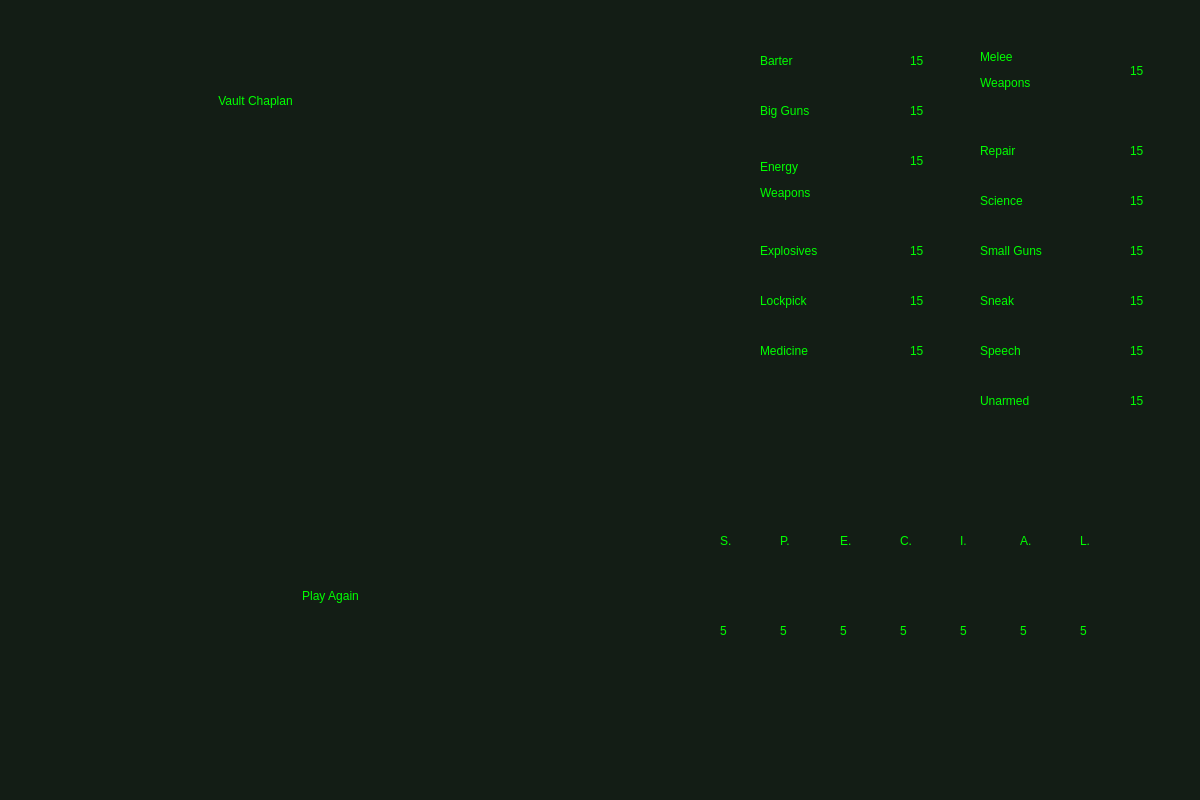
<?xml version="1.0" encoding="UTF-8"?>
<ui version="4.0">
 <class>MainWindow</class>
 <widget class="QMainWindow" name="MainWindow">
  <property name="geometry">
   <rect>
    <x>0</x>
    <y>0</y>
    <width>1200</width>
    <height>800</height>
   </rect>
  </property>
  <property name="windowTitle">
   <string>MainWindow</string>
  </property>
  <property name="styleSheet">
   <string notr="true">background-color: rgb(19, 29, 21);</string>
  </property>
  <widget class="QWidget" name="centralwidget">
   <widget class="QLabel" name="career">
    <property name="geometry">
     <rect>
      <x>20</x>
      <y>50</y>
      <width>471</width>
      <height>101</height>
     </rect>
    </property>
    <property name="styleSheet">
     <string notr="true">color: #00FF00;
font: 42pt &quot;Helvetica&quot;;</string>
    </property>
    <property name="text">
     <string>Vault Chaplan</string>
    </property>
    <property name="alignment">
     <set>Qt::AlignCenter</set>
    </property>
   </widget>
   <widget class="QLabel" name="image2">
    <property name="geometry">
     <rect>
      <x>520</x>
      <y>50</y>
      <width>131</width>
      <height>101</height>
     </rect>
    </property>
    <property name="text">
     <string/>
    </property>
   </widget>
   <widget class="QLabel" name="description">
    <property name="geometry">
     <rect>
      <x>50</x>
      <y>190</y>
      <width>551</width>
      <height>291</height>
     </rect>
    </property>
    <property name="styleSheet">
     <string notr="true">font: 20pt &quot;Helvetica&quot;;
color: #00FF00;</string>
    </property>
    <property name="text">
     <string/>
    </property>
   </widget>
   <widget class="QLabel" name="label">
    <property name="geometry">
     <rect>
      <x>760</x>
      <y>40</y>
      <width>71</width>
      <height>41</height>
     </rect>
    </property>
    <property name="styleSheet">
     <string notr="true">font: 24pt &quot;Helvetica&quot;;
color: #00FF00;</string>
    </property>
    <property name="text">
     <string>Barter</string>
    </property>
   </widget>
   <widget class="QLabel" name="label_2">
    <property name="geometry">
     <rect>
      <x>760</x>
      <y>90</y>
      <width>101</width>
      <height>41</height>
     </rect>
    </property>
    <property name="styleSheet">
     <string notr="true">font: 24pt &quot;Helvetica&quot;;
color: #00FF00;</string>
    </property>
    <property name="text">
     <string>Big Guns</string>
    </property>
   </widget>
   <widget class="QLabel" name="label_3">
    <property name="geometry">
     <rect>
      <x>760</x>
      <y>140</y>
      <width>101</width>
      <height>81</height>
     </rect>
    </property>
    <property name="styleSheet">
     <string notr="true">font: 24pt &quot;Helvetica&quot;;
color: #00FF00;</string>
    </property>
    <property name="text">
     <string>&lt;html&gt;&lt;head/&gt;&lt;body&gt;&lt;p&gt;Energy&lt;/p&gt;&lt;p&gt;Weapons&lt;/p&gt;&lt;/body&gt;&lt;/html&gt;</string>
    </property>
   </widget>
   <widget class="QLabel" name="label_4">
    <property name="geometry">
     <rect>
      <x>760</x>
      <y>230</y>
      <width>121</width>
      <height>41</height>
     </rect>
    </property>
    <property name="styleSheet">
     <string notr="true">font: 24pt &quot;Helvetica&quot;;
color: #00FF00;</string>
    </property>
    <property name="text">
     <string>Explosives</string>
    </property>
   </widget>
   <widget class="QLabel" name="label_5">
    <property name="geometry">
     <rect>
      <x>980</x>
      <y>380</y>
      <width>101</width>
      <height>41</height>
     </rect>
    </property>
    <property name="styleSheet">
     <string notr="true">font: 24pt &quot;Helvetica&quot;;
color: #00FF00;</string>
    </property>
    <property name="text">
     <string>Unarmed</string>
    </property>
   </widget>
   <widget class="QLabel" name="label_6">
    <property name="geometry">
     <rect>
      <x>760</x>
      <y>280</y>
      <width>101</width>
      <height>41</height>
     </rect>
    </property>
    <property name="styleSheet">
     <string notr="true">font: 24pt &quot;Helvetica&quot;;
color: #00FF00;</string>
    </property>
    <property name="text">
     <string>Lockpick</string>
    </property>
   </widget>
   <widget class="QLabel" name="label_7">
    <property name="geometry">
     <rect>
      <x>760</x>
      <y>330</y>
      <width>101</width>
      <height>41</height>
     </rect>
    </property>
    <property name="styleSheet">
     <string notr="true">font: 24pt &quot;Helvetica&quot;;
color: #00FF00;</string>
    </property>
    <property name="text">
     <string>Medicine</string>
    </property>
   </widget>
   <widget class="QLabel" name="label_8">
    <property name="geometry">
     <rect>
      <x>980</x>
      <y>50</y>
      <width>101</width>
      <height>71</height>
     </rect>
    </property>
    <property name="styleSheet">
     <string notr="true">font: 24pt &quot;Helvetica&quot;;
color: #00FF00;</string>
    </property>
    <property name="text">
     <string>&lt;html&gt;&lt;head/&gt;&lt;body&gt;&lt;p&gt;Melee&lt;/p&gt;&lt;p&gt;Weapons&lt;/p&gt;&lt;p&gt;&lt;br/&gt;&lt;/p&gt;&lt;/body&gt;&lt;/html&gt;</string>
    </property>
   </widget>
   <widget class="QLabel" name="label_9">
    <property name="geometry">
     <rect>
      <x>980</x>
      <y>180</y>
      <width>91</width>
      <height>41</height>
     </rect>
    </property>
    <property name="styleSheet">
     <string notr="true">font: 24pt &quot;Helvetica&quot;;
color: #00FF00;</string>
    </property>
    <property name="text">
     <string>Science</string>
    </property>
   </widget>
   <widget class="QLabel" name="label_10">
    <property name="geometry">
     <rect>
      <x>980</x>
      <y>130</y>
      <width>71</width>
      <height>41</height>
     </rect>
    </property>
    <property name="styleSheet">
     <string notr="true">font: 24pt &quot;Helvetica&quot;;
color: #00FF00;</string>
    </property>
    <property name="text">
     <string>Repair</string>
    </property>
   </widget>
   <widget class="QLabel" name="label_11">
    <property name="geometry">
     <rect>
      <x>980</x>
      <y>280</y>
      <width>71</width>
      <height>41</height>
     </rect>
    </property>
    <property name="styleSheet">
     <string notr="true">font: 24pt &quot;Helvetica&quot;;
color: #00FF00;</string>
    </property>
    <property name="text">
     <string>Sneak</string>
    </property>
   </widget>
   <widget class="QLabel" name="label_12">
    <property name="geometry">
     <rect>
      <x>980</x>
      <y>230</y>
      <width>131</width>
      <height>41</height>
     </rect>
    </property>
    <property name="styleSheet">
     <string notr="true">font: 24pt &quot;Helvetica&quot;;
color: #00FF00;</string>
    </property>
    <property name="text">
     <string>Small Guns</string>
    </property>
   </widget>
   <widget class="QLabel" name="label_13">
    <property name="geometry">
     <rect>
      <x>980</x>
      <y>330</y>
      <width>81</width>
      <height>41</height>
     </rect>
    </property>
    <property name="styleSheet">
     <string notr="true">font: 24pt &quot;Helvetica&quot;;
color: #00FF00;</string>
    </property>
    <property name="text">
     <string>Speech</string>
    </property>
   </widget>
   <widget class="QLabel" name="barterStat">
    <property name="geometry">
     <rect>
      <x>910</x>
      <y>40</y>
      <width>31</width>
      <height>41</height>
     </rect>
    </property>
    <property name="styleSheet">
     <string notr="true">font: 24pt &quot;.AppleSystemUIFont&quot;;
color: #00FF00;</string>
    </property>
    <property name="text">
     <string>15</string>
    </property>
   </widget>
   <widget class="QLabel" name="bigGunsStat">
    <property name="geometry">
     <rect>
      <x>910</x>
      <y>90</y>
      <width>31</width>
      <height>41</height>
     </rect>
    </property>
    <property name="styleSheet">
     <string notr="true">font: 24pt &quot;.AppleSystemUIFont&quot;;
color: #00FF00;</string>
    </property>
    <property name="text">
     <string>15</string>
    </property>
   </widget>
   <widget class="QLabel" name="energyWeaponsStat">
    <property name="geometry">
     <rect>
      <x>910</x>
      <y>140</y>
      <width>31</width>
      <height>41</height>
     </rect>
    </property>
    <property name="styleSheet">
     <string notr="true">font: 24pt &quot;.AppleSystemUIFont&quot;;
color: #00FF00;</string>
    </property>
    <property name="text">
     <string>15</string>
    </property>
   </widget>
   <widget class="QLabel" name="explosivesStat">
    <property name="geometry">
     <rect>
      <x>910</x>
      <y>230</y>
      <width>31</width>
      <height>41</height>
     </rect>
    </property>
    <property name="styleSheet">
     <string notr="true">font: 24pt &quot;.AppleSystemUIFont&quot;;
color: #00FF00;</string>
    </property>
    <property name="text">
     <string>15</string>
    </property>
   </widget>
   <widget class="QLabel" name="lockPickStat">
    <property name="geometry">
     <rect>
      <x>910</x>
      <y>280</y>
      <width>31</width>
      <height>41</height>
     </rect>
    </property>
    <property name="styleSheet">
     <string notr="true">font: 24pt &quot;.AppleSystemUIFont&quot;;
color: #00FF00;</string>
    </property>
    <property name="text">
     <string>15</string>
    </property>
   </widget>
   <widget class="QLabel" name="medicineStat">
    <property name="geometry">
     <rect>
      <x>910</x>
      <y>330</y>
      <width>31</width>
      <height>41</height>
     </rect>
    </property>
    <property name="styleSheet">
     <string notr="true">font: 24pt &quot;.AppleSystemUIFont&quot;;
color: #00FF00;</string>
    </property>
    <property name="text">
     <string>15</string>
    </property>
   </widget>
   <widget class="QLabel" name="meleeWeaponsStat">
    <property name="geometry">
     <rect>
      <x>1130</x>
      <y>50</y>
      <width>31</width>
      <height>41</height>
     </rect>
    </property>
    <property name="styleSheet">
     <string notr="true">font: 24pt &quot;.AppleSystemUIFont&quot;;
color: #00FF00;</string>
    </property>
    <property name="text">
     <string>15</string>
    </property>
   </widget>
   <widget class="QLabel" name="repairStat">
    <property name="geometry">
     <rect>
      <x>1130</x>
      <y>130</y>
      <width>31</width>
      <height>41</height>
     </rect>
    </property>
    <property name="styleSheet">
     <string notr="true">font: 24pt &quot;.AppleSystemUIFont&quot;;
color: #00FF00;</string>
    </property>
    <property name="text">
     <string>15</string>
    </property>
   </widget>
   <widget class="QLabel" name="scienceStat">
    <property name="geometry">
     <rect>
      <x>1130</x>
      <y>180</y>
      <width>31</width>
      <height>41</height>
     </rect>
    </property>
    <property name="styleSheet">
     <string notr="true">font: 24pt &quot;.AppleSystemUIFont&quot;;
color: #00FF00;</string>
    </property>
    <property name="text">
     <string>15</string>
    </property>
   </widget>
   <widget class="QLabel" name="smallGunsStat">
    <property name="geometry">
     <rect>
      <x>1130</x>
      <y>230</y>
      <width>31</width>
      <height>41</height>
     </rect>
    </property>
    <property name="styleSheet">
     <string notr="true">font: 24pt &quot;.AppleSystemUIFont&quot;;
color: #00FF00;</string>
    </property>
    <property name="text">
     <string>15</string>
    </property>
   </widget>
   <widget class="QLabel" name="sneakStat">
    <property name="geometry">
     <rect>
      <x>1130</x>
      <y>280</y>
      <width>31</width>
      <height>41</height>
     </rect>
    </property>
    <property name="styleSheet">
     <string notr="true">font: 24pt &quot;.AppleSystemUIFont&quot;;
color: #00FF00;</string>
    </property>
    <property name="text">
     <string>15</string>
    </property>
   </widget>
   <widget class="QLabel" name="speechStat">
    <property name="geometry">
     <rect>
      <x>1130</x>
      <y>330</y>
      <width>31</width>
      <height>41</height>
     </rect>
    </property>
    <property name="styleSheet">
     <string notr="true">font: 24pt &quot;.AppleSystemUIFont&quot;;
color: #00FF00;</string>
    </property>
    <property name="text">
     <string>15</string>
    </property>
   </widget>
   <widget class="QLabel" name="unarmedStat">
    <property name="geometry">
     <rect>
      <x>1130</x>
      <y>380</y>
      <width>31</width>
      <height>41</height>
     </rect>
    </property>
    <property name="styleSheet">
     <string notr="true">font: 24pt &quot;.AppleSystemUIFont&quot;;
color: #00FF00;</string>
    </property>
    <property name="text">
     <string>15</string>
    </property>
   </widget>
   <widget class="QLabel" name="label_14">
    <property name="geometry">
     <rect>
      <x>720</x>
      <y>510</y>
      <width>31</width>
      <height>61</height>
     </rect>
    </property>
    <property name="styleSheet">
     <string notr="true">font: 36pt &quot;.AppleSystemUIFont&quot;;
color: #00FF00;</string>
    </property>
    <property name="text">
     <string>S.</string>
    </property>
   </widget>
   <widget class="QLabel" name="label_15">
    <property name="geometry">
     <rect>
      <x>780</x>
      <y>510</y>
      <width>31</width>
      <height>61</height>
     </rect>
    </property>
    <property name="styleSheet">
     <string notr="true">font: 36pt &quot;.AppleSystemUIFont&quot;;
color: #00FF00;</string>
    </property>
    <property name="text">
     <string>P.</string>
    </property>
   </widget>
   <widget class="QLabel" name="label_16">
    <property name="geometry">
     <rect>
      <x>840</x>
      <y>510</y>
      <width>31</width>
      <height>61</height>
     </rect>
    </property>
    <property name="styleSheet">
     <string notr="true">font: 36pt &quot;.AppleSystemUIFont&quot;;
color: #00FF00;</string>
    </property>
    <property name="text">
     <string>E.</string>
    </property>
   </widget>
   <widget class="QLabel" name="label_17">
    <property name="geometry">
     <rect>
      <x>900</x>
      <y>510</y>
      <width>31</width>
      <height>61</height>
     </rect>
    </property>
    <property name="styleSheet">
     <string notr="true">font: 36pt &quot;.AppleSystemUIFont&quot;;
color: #00FF00;</string>
    </property>
    <property name="text">
     <string>C.</string>
    </property>
   </widget>
   <widget class="QLabel" name="label_18">
    <property name="geometry">
     <rect>
      <x>960</x>
      <y>510</y>
      <width>31</width>
      <height>61</height>
     </rect>
    </property>
    <property name="styleSheet">
     <string notr="true">font: 36pt &quot;.AppleSystemUIFont&quot;;
color: #00FF00;</string>
    </property>
    <property name="text">
     <string>I.</string>
    </property>
   </widget>
   <widget class="QLabel" name="label_19">
    <property name="geometry">
     <rect>
      <x>1020</x>
      <y>510</y>
      <width>31</width>
      <height>61</height>
     </rect>
    </property>
    <property name="styleSheet">
     <string notr="true">font: 36pt &quot;.AppleSystemUIFont&quot;;
color: #00FF00;</string>
    </property>
    <property name="text">
     <string>A.</string>
    </property>
   </widget>
   <widget class="QLabel" name="label_21">
    <property name="geometry">
     <rect>
      <x>1080</x>
      <y>510</y>
      <width>31</width>
      <height>61</height>
     </rect>
    </property>
    <property name="styleSheet">
     <string notr="true">font: 36pt &quot;.AppleSystemUIFont&quot;;
color: #00FF00;</string>
    </property>
    <property name="text">
     <string>L.</string>
    </property>
   </widget>
   <widget class="QLabel" name="luckStat">
    <property name="geometry">
     <rect>
      <x>1080</x>
      <y>600</y>
      <width>31</width>
      <height>61</height>
     </rect>
    </property>
    <property name="styleSheet">
     <string notr="true">font: 36pt &quot;.AppleSystemUIFont&quot;;
color: #00FF00;</string>
    </property>
    <property name="text">
     <string>5</string>
    </property>
   </widget>
   <widget class="QLabel" name="perceptionStat">
    <property name="geometry">
     <rect>
      <x>780</x>
      <y>600</y>
      <width>31</width>
      <height>61</height>
     </rect>
    </property>
    <property name="styleSheet">
     <string notr="true">font: 36pt &quot;.AppleSystemUIFont&quot;;
color: #00FF00;</string>
    </property>
    <property name="text">
     <string>5</string>
    </property>
   </widget>
   <widget class="QLabel" name="enduranceStat">
    <property name="geometry">
     <rect>
      <x>840</x>
      <y>600</y>
      <width>31</width>
      <height>61</height>
     </rect>
    </property>
    <property name="styleSheet">
     <string notr="true">font: 36pt &quot;.AppleSystemUIFont&quot;;
color: #00FF00;</string>
    </property>
    <property name="text">
     <string>5</string>
    </property>
   </widget>
   <widget class="QLabel" name="intelligenceStat">
    <property name="geometry">
     <rect>
      <x>960</x>
      <y>600</y>
      <width>31</width>
      <height>61</height>
     </rect>
    </property>
    <property name="styleSheet">
     <string notr="true">font: 36pt &quot;.AppleSystemUIFont&quot;;
color: #00FF00;</string>
    </property>
    <property name="text">
     <string>5</string>
    </property>
   </widget>
   <widget class="QLabel" name="strengthStat">
    <property name="geometry">
     <rect>
      <x>720</x>
      <y>600</y>
      <width>31</width>
      <height>61</height>
     </rect>
    </property>
    <property name="styleSheet">
     <string notr="true">font: 36pt &quot;.AppleSystemUIFont&quot;;
color: #00FF00;</string>
    </property>
    <property name="text">
     <string>5</string>
    </property>
   </widget>
   <widget class="QLabel" name="charismaStat">
    <property name="geometry">
     <rect>
      <x>900</x>
      <y>600</y>
      <width>31</width>
      <height>61</height>
     </rect>
    </property>
    <property name="styleSheet">
     <string notr="true">font: 36pt &quot;.AppleSystemUIFont&quot;;
color: #00FF00;</string>
    </property>
    <property name="text">
     <string>5</string>
    </property>
   </widget>
   <widget class="QLabel" name="agilityStat">
    <property name="geometry">
     <rect>
      <x>1020</x>
      <y>600</y>
      <width>31</width>
      <height>61</height>
     </rect>
    </property>
    <property name="styleSheet">
     <string notr="true">font: 36pt &quot;.AppleSystemUIFont&quot;;
color: #00FF00;</string>
    </property>
    <property name="text">
     <string>5</string>
    </property>
   </widget>
   <widget class="QPushButton" name="playAgainButton">
    <property name="geometry">
     <rect>
      <x>160</x>
      <y>530</y>
      <width>341</width>
      <height>131</height>
     </rect>
    </property>
    <property name="styleSheet">
     <string notr="true">*{color: #00FF00;
border: 2px solid rgb(19, 29, 21);
font: 32pt &quot;Helvetica&quot;;}
*:hover{border: 2px solid #00FF00;}</string>
    </property>
    <property name="text">
     <string>Play Again</string>
    </property>
   </widget>
   <zorder>career</zorder>
   <zorder>description</zorder>
   <zorder>label</zorder>
   <zorder>label_2</zorder>
   <zorder>label_3</zorder>
   <zorder>label_4</zorder>
   <zorder>label_5</zorder>
   <zorder>label_6</zorder>
   <zorder>label_7</zorder>
   <zorder>label_8</zorder>
   <zorder>label_9</zorder>
   <zorder>label_10</zorder>
   <zorder>label_11</zorder>
   <zorder>label_12</zorder>
   <zorder>label_13</zorder>
   <zorder>barterStat</zorder>
   <zorder>bigGunsStat</zorder>
   <zorder>energyWeaponsStat</zorder>
   <zorder>explosivesStat</zorder>
   <zorder>lockPickStat</zorder>
   <zorder>medicineStat</zorder>
   <zorder>meleeWeaponsStat</zorder>
   <zorder>repairStat</zorder>
   <zorder>scienceStat</zorder>
   <zorder>smallGunsStat</zorder>
   <zorder>sneakStat</zorder>
   <zorder>speechStat</zorder>
   <zorder>unarmedStat</zorder>
   <zorder>label_14</zorder>
   <zorder>label_15</zorder>
   <zorder>label_16</zorder>
   <zorder>label_17</zorder>
   <zorder>label_18</zorder>
   <zorder>label_19</zorder>
   <zorder>label_21</zorder>
   <zorder>luckStat</zorder>
   <zorder>perceptionStat</zorder>
   <zorder>enduranceStat</zorder>
   <zorder>intelligenceStat</zorder>
   <zorder>strengthStat</zorder>
   <zorder>charismaStat</zorder>
   <zorder>agilityStat</zorder>
   <zorder>image2</zorder>
   <zorder>playAgainButton</zorder>
  </widget>
  <widget class="QMenuBar" name="menubar">
   <property name="geometry">
    <rect>
     <x>0</x>
     <y>0</y>
     <width>1200</width>
     <height>24</height>
    </rect>
   </property>
  </widget>
  <widget class="QStatusBar" name="statusbar"/>
 </widget>
 <resources/>
 <connections/>
</ui>
